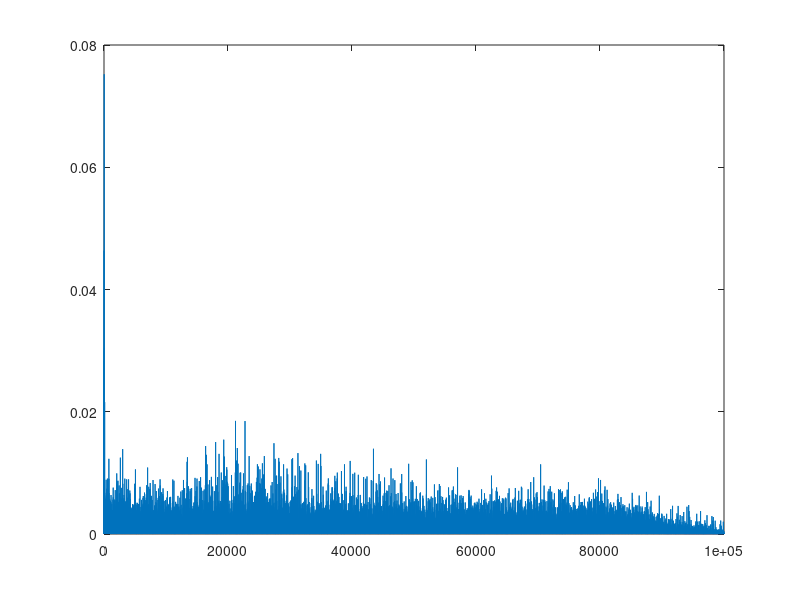

Recreate this plot in MATLAB.
%   Neural Network Backward Propagation
%   IC_ZJU2022FALL_HW4_1
%   a BP network designed to solve a difference equation
%   created by StvLi LiPeize 2022-12-28
%       input layer nodes   : 3 - y(k-1) y(k) u(k)
%       output layer nodes  : 1 - y(k+1)
%       hiden layer         : 1
clear;clc;
%   Initiation
    %   set hyper-parameters
    inputNodes  = 3  ;
    hidenNodes  = 50 ;
    outputNodes = 1  ;
    %   set step-length, intertial para
    eta     = 0.99 ;    % learning rate
    alpha   = 0.05 ;    % smooth factor
    scalar  = 2.50 ;    % scalar factor
    Wij = unifrnd(-1,1,hidenNodes,inputNodes+1);  % weight matrix input-hiden
    Wjk = unifrnd(-1,1,outputNodes,hidenNodes+1); % weight matrix hiden-output
    Wij_pre = Wij;  % wij previous step
    Wjk_pre = Wjk;  % wjk previous step
    %   allocate space
    Oi = zeros(inputNodes,1);
    Oj = zeros(hidenNodes,1);
    Ok = zeros(outputNodes,1);
    
for p=1:100000
    %   input and preprocess data
    Oi = 2*rand(inputNodes,1)-ones(inputNodes,1);
    d  = ((Oi(2)-Oi(1))/sqrt(1+Oi(2)*Oi(2))+Oi(3)*Oi(3)*Oi(3))  ...
        /(2*scalar)+0.5;
    %d = Oi(1)*Oi(1)+Oi(2)*Oi(2)+Oi(3)*Oi(3);
    %   Forward Propagation
    temp = Wij*[Oi;1];          % hiden layer 1
    for i = 1:hidenNodes
        Oj(i) = 1/(1+exp(-temp(i)));
    end
    temp = Wjk*[Oj;1];          % output layer
    for i = 1:outputNodes
        Ok(i) = 1/(1+exp(-temp(i)));
    end
    E(p) = 0.5*(d-Ok)*(d-Ok);   % loss function

    %   Backward Propagation
    deltak = Ok.*(1-Ok).*(d-Ok);
    Wij_pre = Wij ;
    Wjk_pre = Wjk ;
    Wij = Wij + eta*sum(deltak*Wjk)*Oj.*(1-Oj)*[Oi;1]'+alpha*(Wij-Wij_pre) ;
    Wjk = Wjk + eta*deltak*[Oj;1]'+alpha*(Wjk-Wjk_pre) ;
    %   Stop Judgement
        %   too many steps
        %   small loss function
end
plot(E)
